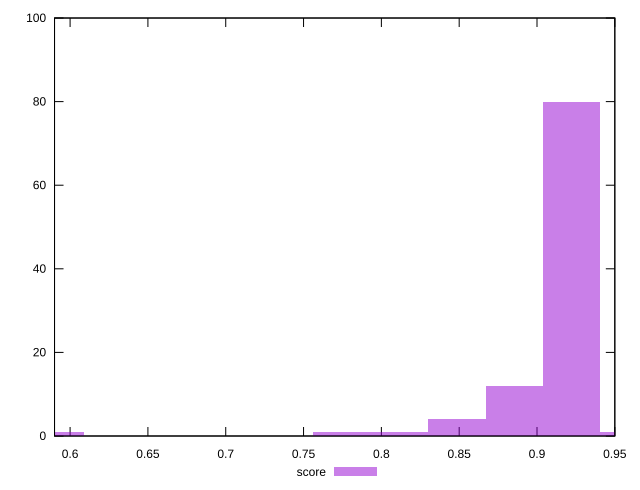

gnuplot code for this plot:
reset

$score <<EOF
0.7747325046405827 1
0.9223006007625986 80
0.8116245286710867 1
0.8485165527015907 4
0.8854085767320946 12
0.5902723844880631 1
0.9591926247931025 1
EOF

set key outside below
set boxwidth 0.03689202403050394
set xrange [0.59:0.95]
set yrange [0:100]
set trange [0:100]
set style fill transparent solid 0.5 noborder
set terminal svg size 640, 490 enhanced background rgb 'white'
set output "reprap/bootup-time/samples/pages/score/histogram.svg"

plot $score title "score" with boxes

reset
